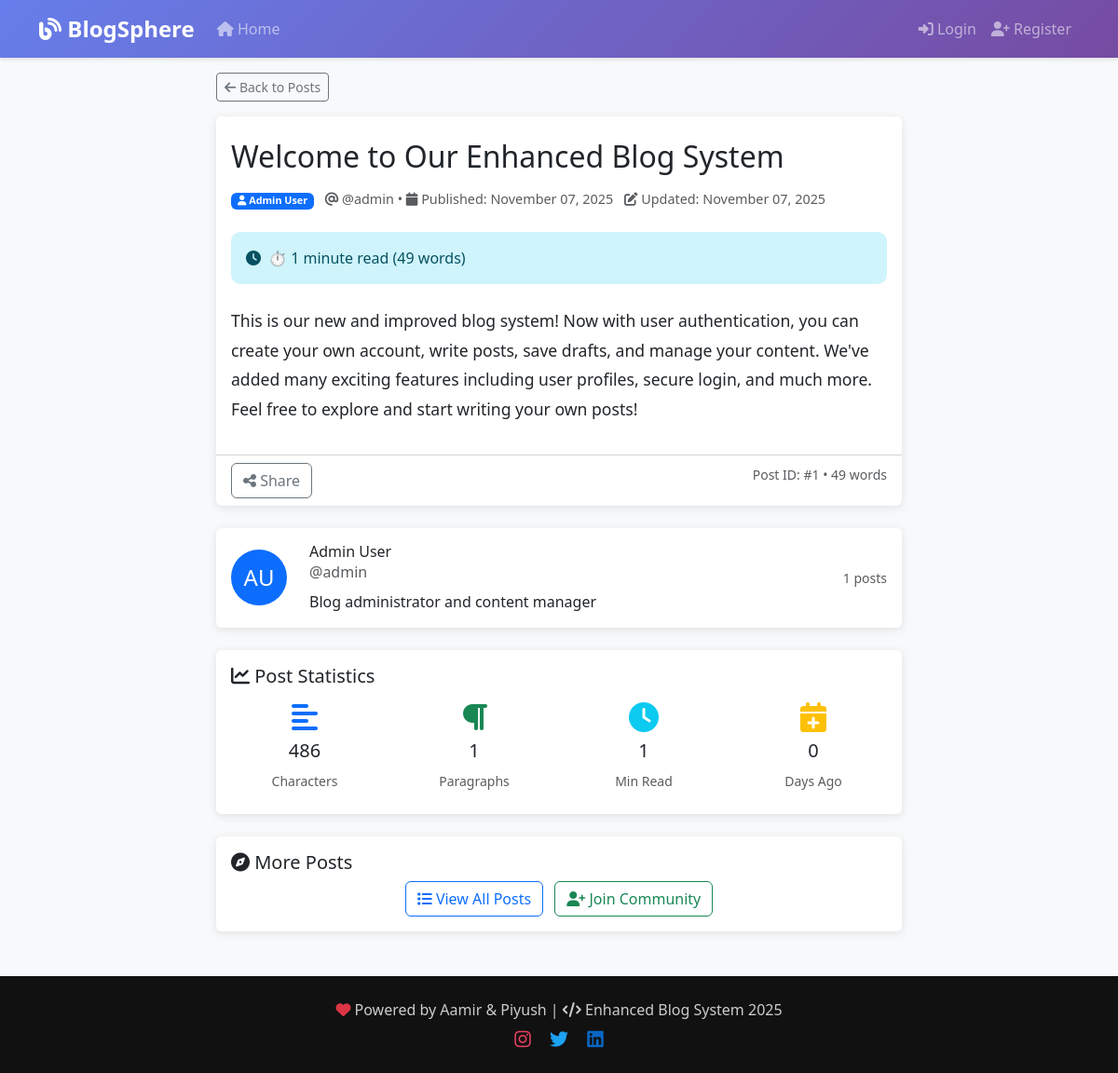
/post/1, run on the app's committed database.
### app.py (models this page shows, shortened)
class Post(db.Model):
    id = db.Column(db.Integer, primary_key=True)
    title = db.Column(db.String(200), nullable=False)
    content = db.Column(db.Text, nullable=False)
    created_at = db.Column(db.DateTime, default=datetime.utcnow)
    updated_at = db.Column(db.DateTime, default=datetime.utcnow, onupdate=datetime.utcnow)
    user_id = db.Column(db.Integer, db.ForeignKey('user.id'), nullable=False)
    is_published = db.Column(db.Boolean, default=True)

class User(UserMixin, db.Model):
    id = db.Column(db.Integer, primary_key=True)
    username = db.Column(db.String(80), unique=True, nullable=False)
    email = db.Column(db.String(120), unique=True, nullable=False)
    password_hash = db.Column(db.String(120), nullable=False)
    first_name = db.Column(db.String(50), nullable=False)
    last_name = db.Column(db.String(50), nullable=False)
    bio = db.Column(db.Text)
    created_at = db.Column(db.DateTime, default=datetime.utcnow)
    is_active = db.Column(db.Boolean, default=True)
    posts = db.relationship('Post', backref='author', lazy=True, cascade='all, delete-orphan')
    is_admin = db.Column(db.Boolean, nullable=False, default=False)
    def get_full_name(self):
        return f"{self.first_name} {self.last_name}"

### app.py (the view)
@app.route('/post/<int:post_id>')
def view_post(post_id):
    post = Post.query.get_or_404(post_id)
    if not post.is_published and (not current_user.is_authenticated or current_user.id != post.user_id):
        flash('Post not found!', 'error')
        return redirect(url_for('index'))
    return render_template('view_post.html', post=post)

### templates/view_post.html (shortened to what this page needs)
{% extends "base.html" %}
{% block content %}
<div class="container">
    <div class="row justify-content-center">
        <div class="col-lg-8">
            <div class="mb-3">
                <a href="{{ url_for('index') }}" class="btn btn-outline-secondary btn-sm">
                    <i class="fas fa-arrow-left"></i> Back to Posts
                </a>
            </div>
            <article class="card">
                <div class="card-header bg-white border-0 pt-4">
                    <div class="d-flex justify-content-between align-items-start">
                        <div class="flex-grow-1">
                            <h1 class="card-title h2 mb-3">{{ post.title }}</h1>
                            <div class="post-meta mb-3">
                                <span class="badge bg-primary me-2">
                                    <i class="fas fa-user"></i> {{ post.author.get_full_name() }}
                                </span>
                                <span class="text-muted">
                                    <i class="fas fa-at"></i> @{{ post.author.username }} •
                                    <i class="fas fa-calendar"></i>
                                    Published: {{ post.created_at.strftime('%B %d, %Y') }}
                                </span>
                                {% if post.updated_at != post.created_at %}
                                <span class="text-muted ms-2">
                                    <i class="fas fa-edit"></i>
                                    Updated: {{ post.updated_at.strftime('%B %d, %Y') }}
                                </span>
                                {% endif %}
                            </div>
                        </div>
                    </div>
                </div>
                <div class="card-body pt-0">
                    <div class="alert alert-info d-flex align-items-center mb-4">
                        <i class="fas fa-clock me-2"></i>
                        <span id="readingTime">Calculating reading time...</span>
                    </div>
                    <div class="post-content" style="line-height: 1.8; font-size: 1.1rem;">
                        {% set paragraphs = post.content.split('\n\n') %}
                        {% for paragraph in paragraphs %}
                            {% if paragraph.strip() %}
                                <p>{{ paragraph.replace('\n', '<br>')|safe }}</p>
                            {% endif %}
                        {% endfor %}
                    </div>
                </div>
                <div class="card-footer bg-transparent">
                    <div class="row">
                        <div class="col-md-6">
                            <div class="d-flex gap-2">
                                <button class="btn btn-outline-secondary" onclick="sharePost()">
                                    <i class="fas fa-share-alt"></i> Share
                                </button>
                            </div>
                        </div>
                        <div class="col-md-6 text-md-end mt-2 mt-md-0">
                            <small class="text-muted">
                                Post ID: #{{ post.id }} •
                                <span id="wordCountDisplay">0</span> words
                            </small>
                        </div>
                    </div>
                </div>
            </article>
            <div class="card mt-4">
                <div class="card-body">
                    <div class="row align-items-center">
                        <div class="col-auto">
                            <div class="bg-primary rounded-circle d-flex align-items-center justify-content-center"
                                 style="width: 60px; height: 60px; color: white; font-size: 1.5rem;">
                                {{ post.author.first_name[0].upper() }}{{ post.author.last_name[0].upper() }}
                            </div>
                        </div>
                        <div class="col">
                            <h6 class="mb-0">{{ post.author.get_full_name() }}</h6>
                            <p class="text-muted mb-0">@{{ post.author.username }}</p>
                            {% if post.author.bio %}
                            <p class="mb-0 mt-2">{{ post.author.bio }}</p>
                            {% endif %}
                        </div>
                        <div class="col-auto">
                            <small class="text-muted">
                                {{ post.author.posts|selectattr('is_published')|list|length }} posts
                            </small>
                        </div>
                    </div>
                </div>
            </div>
            <div class="card mt-4">
                <div class="card-body">
                    <h5 class="card-title">
                        <i class="fas fa-chart-line"></i> Post Statistics
                    </h5>
                    <div class="row text-center">
                        <div class="col-md-3">
                            <div class="p-2">
                                <i class="fas fa-align-left fa-2x text-primary mb-2"></i>
                                <h5 id="charCount">0</h5>
                                <small class="text-muted">Characters</small>
                            </div>
                        </div>
                        <div class="col-md-3">
                            <div class="p-2">
                                <i class="fas fa-paragraph fa-2x text-success mb-2"></i>
                                <h5 id="paragraphCount">0</h5>
                                <small class="text-muted">Paragraphs</small>
                            </div>
                        </div>
                        <div class="col-md-3">
                            <div class="p-2">
                                <i class="fas fa-clock fa-2x text-info mb-2"></i>
                                <h5 id="readingTimeMinutes">0</h5>
                                <small class="text-muted">Min Read</small>
                            </div>
                        </div>
                        <div class="col-md-3">
                            <div class="p-2">
                                <i class="fas fa-calendar-plus fa-2x text-warning mb-2"></i>
                                <h5 id="daysAgo">0</h5>
                                <small class="text-muted">Days Ago</small>
                            </div>
                        </div>
                    </div>
                </div>
            </div>
            <div class="card mt-4">
                <div class="card-body">
                    <h5 class="card-title">
                        <i class="fas fa-compass"></i> More Posts
                    </h5>
                    <div class="text-center">
                        <a href="{{ url_for('index') }}" class="btn btn-outline-primary">
                            <i class="fas fa-list"></i> View All Posts
                        </a>
                        {% if current_user.is_authenticated %}
                        <a href="{{ url_for('create_post') }}" class="btn btn-outline-success ms-2">
                            <i class="fas fa-plus"></i> Create New Post
                        </a>
                        <a href="{{ url_for('profile') }}" class="btn btn-outline-info ms-2">
                            <i class="fas fa-user"></i> My Profile
                        </a>
                        {% else %}
                        <a href="{{ url_for('register') }}" class="btn btn-outline-success ms-2">
                            <i class="fas fa-user-plus"></i> Join Community
                        </a>
                        {% endif %}
                    </div>
                </div>
            </div>
        </div>
    </div>
</div>
{% endblock %}

### templates/base.html (style rules this page uses)
body { background-color: #f8f9fa; font-family: 'Segoe UI', Tahoma, Geneva, Verdana, sans-serif; }
.card { border: none; box-shadow: 0 2px 10px rgba(0, 0, 0, 0.1); transition: transform 0.2s ease-in-out; }
.post-meta { color: #6c757d; font-size: 0.9rem; }
.post-content { line-height: 1.6; }
.alert { border-radius: 10px; border: none; }

### data on the page
Post: title "Welcome to Our Enhanced Blog System", created_at "November 07, 2025", updated_at "November 07, 2025", replace "This is our new and improved blog system! Now with user authentication, you can create your own account, write posts, save drafts, and manage your content. We've added many exciting features including user profiles, secure login, and much more. Feel free to explore and start writing your own posts!", id "1"
User: author.get_full_name "Admin User", author.username "admin", author "A", author "U", author.bio "Blog administrator and content manager"

### other printed values
{{ post.author.posts|selectattr('is_published')|list|length }} "1"
